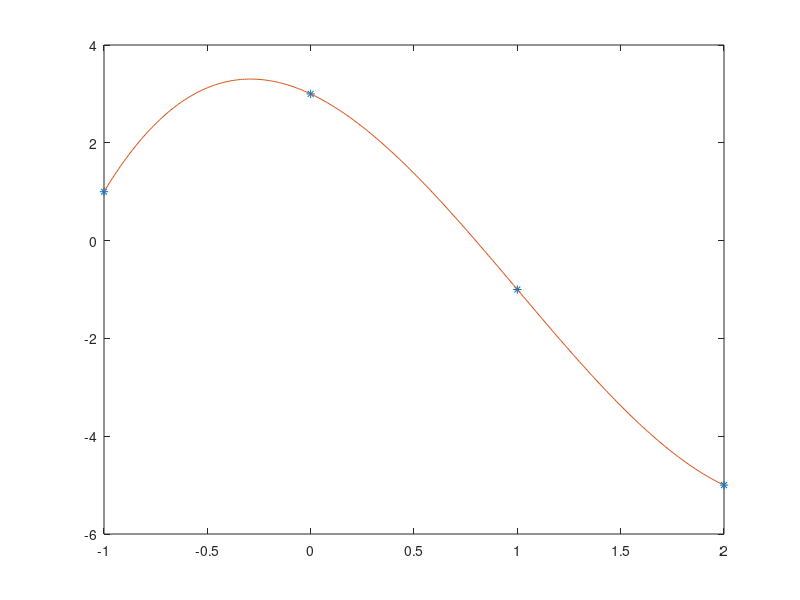

MATLAB code to generate this figure:
%Lagrange 
x=[-1 0 1 2];
y=[1 3 -1 -5];
t=[-1:0.01:2];
m=length(x);
f=1;
p=0;

for k=1:m
  lk=1;
  for i=1:k-1
    lk=lk.*(t-x(i))/(x(k)-x(i));  
  end
  for i=k+1:m
    lk=lk.*(t-x(i))/(x(k)-x(i));
  end  
  p=p+y(k)*lk;
end

plot(x,y,'*',t,p);